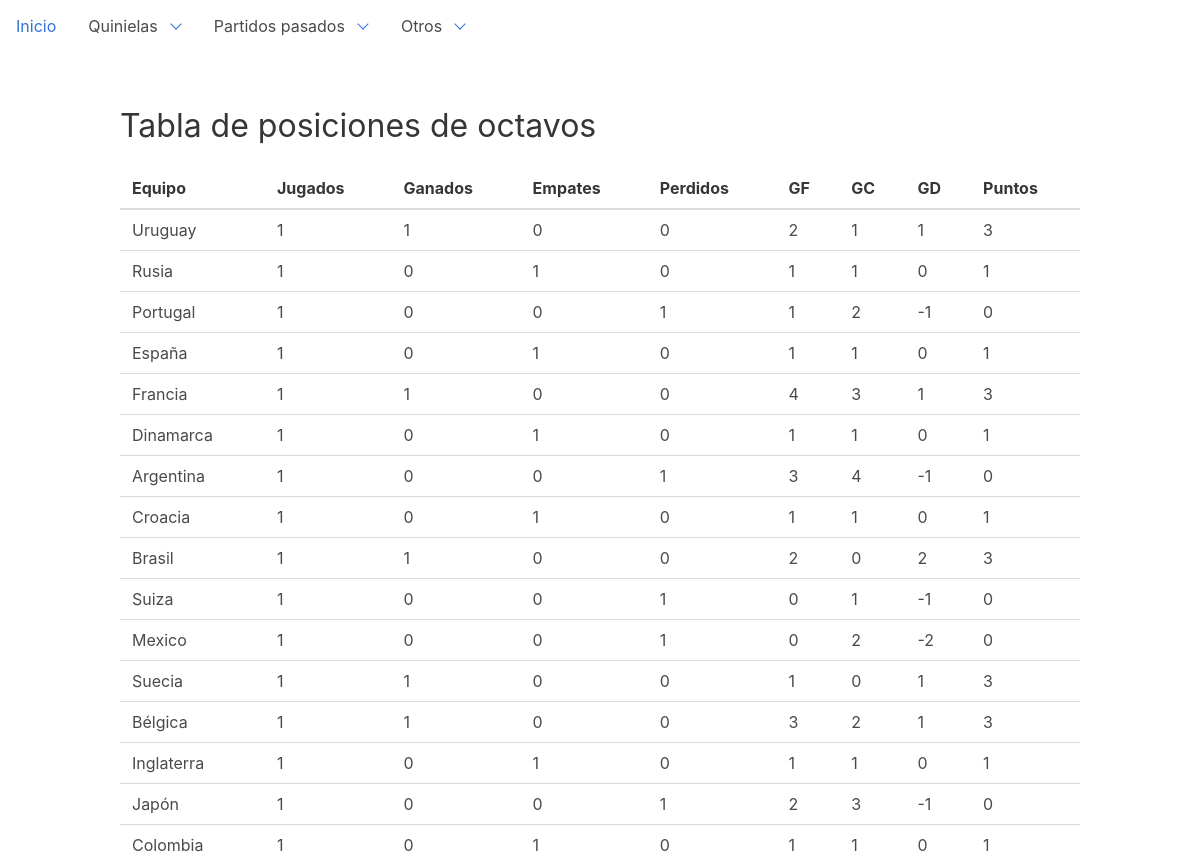
Screenshot of /dashboard/rounds-8vo with the database file from the repository.
### dashboard/models.py (models this page shows, shortened)
class Round(models.Model):
    ROUND_CHOICES = (
        ('1', 'Primera fase'),
        ('2', 'Octavos'),
        ('3', 'Cuartos'),
        ('4', 'Semifinales'),
        ('5', 'Tercer lugar'),
        ('6', 'Finales'),
    )
    stage = models.CharField(choices=ROUND_CHOICES, max_length=1, default='1')
    played_matches = models.IntegerField(default=0)
    won = models.IntegerField(default=0)
    draw = models.IntegerField(default=0)
    lose = models.IntegerField(default=0)
    points = models.IntegerField(default=0)
    goals_for = models.IntegerField(default=0)
    goals_against = models.IntegerField(default=0)
    goals_difference = models.IntegerField(default=0)
    position = models.CharField(default="", max_length=24, null=True)
    source = models.ForeignKey('Gambler', on_delete=models.DO_NOTHING, null=True)
    done = models.BooleanField(default=False)
    qualified_revision = models.BooleanField(default=False)
    team = models.ForeignKey('Team', on_delete=models.DO_NOTHING)
    class Meta:
        ordering = ["stage", "team__group"]

class Team(models.Model):
    GROUP_CHOICES = (
        ('A', 'Grupo A'),
        ('B', 'Grupo B'),
        ('C', 'Grupo C'),
        ('D', 'Grupo D'),
        ('E', 'Grupo E'),
        ('F', 'Grupo F'),
        ('G', 'Grupo G'),
        ('H', 'Grupo H'),
    )
    group = models.CharField(choices=GROUP_CHOICES, max_length=1, null=True, default='A')
    name = models.CharField(max_length=32)
    code = models.CharField(max_length=32)
    cups = models.IntegerField(default=0)
    finals = models.IntegerField(default=0)
    semifinals = models.IntegerField(default=0)
    class Meta:
        ordering = ["name"]
    def __str__(self):
        return self.name

### dashboard/views.py (the view)
class Round8voListView(ListView):
    model = Round
    template_name = "dashboard/round8vo_list.html"
    def get_queryset(self):
        queryset = super(Round8voListView, self).get_queryset()
        return queryset.filter(source__name="Oficial", stage="2").order_by("team__group")

### templates/dashboard/round8vo_list.html (shortened to what this page needs)
{% extends 'base.html' %}
{% block content %}
    <h1 class="title">Tabla de posiciones de octavos</h1>
    <table class="sortable">
        <thead>
        <tr>
            <th>Equipo</th>
            <th>Jugados</th>
            <th>Ganados</th>
            <th>Empates</th>
            <th>Perdidos</th>
            <th>GF</th>
            <th>GC</th>
            <th>GD</th>
            <th>Puntos</th>
        </tr>
        </thead>
        <tbody>
        {% for round in round_list %}
            <tr>
                <td>{{ round.team }}</td>
                <td>{{ round.played_matches }}</td>
                <td>{{ round.won }}</td>
                <td>{{ round.draw }}</td>
                <td>{{ round.lose }}</td>
                <td>{{ round.goals_for }}</td>
                <td>{{ round.goals_against }}</td>
                <td>{{ round.goals_difference }}</td>
                <td>{{ round.points }}</td>
            </tr>
        {% endfor %}
        </tbody>
    </table>
{% endblock %}

### rows the page displays
Round: team "Uruguay", played_matches "1", won "1", draw "0", lose "0", goals_for "2", goals_against "1", goals_difference "1", points "3"
Round: team "Rusia", played_matches "1", won "0", draw "1", lose "0", goals_for "1", goals_against "1", goals_difference "0", points "1"
Round: team "Portugal", played_matches "1", won "0", draw "0", lose "1", goals_for "1", goals_against "2", goals_difference "-1", points "0"
Round: team "España", played_matches "1", won "0", draw "1", lose "0", goals_for "1", goals_against "1", goals_difference "0", points "1"
Round: team "Francia", played_matches "1", won "1", draw "0", lose "0", goals_for "4", goals_against "3", goals_difference "1", points "3"
Round: team "Dinamarca", played_matches "1", won "0", draw "1", lose "0", goals_for "1", goals_against "1", goals_difference "0", points "1"
Round: team "Argentina", played_matches "1", won "0", draw "0", lose "1", goals_for "3", goals_against "4", goals_difference "-1", points "0"
Round: team "Croacia", played_matches "1", won "0", draw "1", lose "0", goals_for "1", goals_against "1", goals_difference "0", points "1"
Round: team "Brasil", played_matches "1", won "1", draw "0", lose "0", goals_for "2", goals_against "0", goals_difference "2", points "3"
Round: team "Suiza", played_matches "1", won "0", draw "0", lose "1", goals_for "0", goals_against "1", goals_difference "-1", points "0"
Round: team "Mexico", played_matches "1", won "0", draw "0", lose "1", goals_for "0", goals_against "2", goals_difference "-2", points "0"
Round: team "Suecia", played_matches "1", won "1", draw "0", lose "0", goals_for "1", goals_against "0", goals_difference "1", points "3"
Round: team "Bélgica", played_matches "1", won "1", draw "0", lose "0", goals_for "3", goals_against "2", goals_difference "1", points "3"
Round: team "Inglaterra", played_matches "1", won "0", draw "1", lose "0", goals_for "1", goals_against "1", goals_difference "0", points "1"
Round: team "Japón", played_matches "1", won "0", draw "0", lose "1", goals_for "2", goals_against "3", goals_difference "-1", points "0"
Round: team "Colombia", played_matches "1", won "0", draw "1", lose "0", goals_for "1", goals_against "1", goals_difference "0", points "1"
